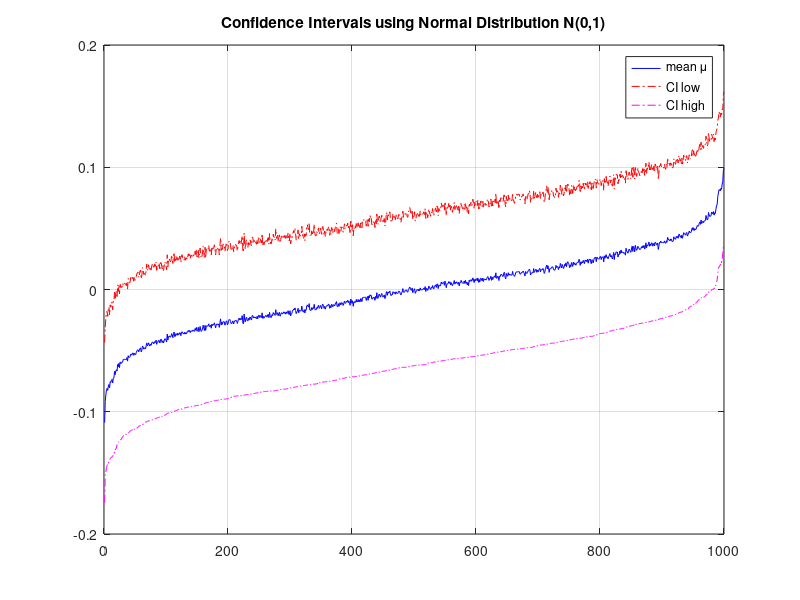

This figure's MATLAB source:
clear all;
close all;

n=1000;
num_exp = 1000;

rv = zeros(num_exp,n);
mu = zeros(1,num_exp);
ci_low = zeros(1,num_exp);
ci_high = zeros(1,num_exp);
count = 0;

for i=1:num_exp
    % Generate n=48 iid U(0,1) r.v.’s
    rv(i,:) = normrnd(0,1,[1 n]);

    % Find sample mean, sample std dev and 95%-confidence interval for the mean
    mu(i) = mean(rv(i,:));

    % % Just to check, I calculated by-hand the sample mean, and it returns equal
    % sum_rv = sum(rv);
    % mu_sample = sum_rv/n;

    % sigma_sq = std(rv);

    % % Just to check, I calculated by-hand the sample standard deviation, and it returns equal
    % sum_dev = 0;
    % for i=1:n
    %     sum_dev = sum_dev + (rv(i) - mu)^2;
    % end
    % std_dev = sum_dev/n;
    deviation = arrayfun(@(x) (x-mu(i))^2, rv(i,:));
    std_dev = sum(deviation)/(n-1);

    ci_low(i) = mu(i) - 1.96*sqrt(std_dev/n);
    ci_high(i) = mu(i) + 1.96*sqrt(std_dev/n);
    if(ci_low(i) > 0 || ci_high(i) < 0)
        count = count + 1;
    end
end

sprintf('In %d experiments the confidence interval does not contains the true mean.', count)
%Sort arrays based on ci_low
[ci_low, sort_index] = sort(ci_low);
ci_high = ci_high(sort_index);
mu = mu(sort_index);

%Plot the results
t = 1:1000;
figure('Name', 'Experiment2 Results');
plot(t,mu, '-b');
title('Confidence Intervals using Normal Distribution N(0,1)');
hold on;
plot(t,ci_high, '-.r');
hold on;
plot(t,ci_low, '-.m');
legend('mean \mu','CI low', 'CI high')
grid on;
